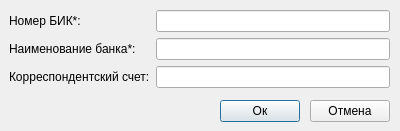
<?xml version="1.0" encoding="UTF-8"?>
<ui version="4.0">
 <class>addBank</class>
 <widget class="QDialog" name="addBank">
  <property name="geometry">
   <rect>
    <x>0</x>
    <y>0</y>
    <width>400</width>
    <height>131</height>
   </rect>
  </property>
  <property name="windowTitle">
   <string>Банк</string>
  </property>
  <property name="toolTip">
   <string/>
  </property>
  <widget class="QPushButton" name="push_Ok">
   <property name="geometry">
    <rect>
     <x>220</x>
     <y>100</y>
     <width>80</width>
     <height>22</height>
    </rect>
   </property>
   <property name="toolTip">
    <string>Банк</string>
   </property>
   <property name="text">
    <string>Ок</string>
   </property>
  </widget>
  <widget class="QPushButton" name="push_Cancel">
   <property name="geometry">
    <rect>
     <x>310</x>
     <y>100</y>
     <width>80</width>
     <height>22</height>
    </rect>
   </property>
   <property name="toolTip">
    <string>Банк</string>
   </property>
   <property name="text">
    <string>Отмена</string>
   </property>
  </widget>
  <widget class="QWidget" name="formLayoutWidget">
   <property name="geometry">
    <rect>
     <x>9</x>
     <y>10</y>
     <width>381</width>
     <height>80</height>
    </rect>
   </property>
   <layout class="QFormLayout" name="formLayout">
    <item row="0" column="0">
     <widget class="QLabel" name="label">
      <property name="text">
       <string>Номер БИК*:</string>
      </property>
     </widget>
    </item>
    <item row="1" column="0">
     <widget class="QLabel" name="label_2">
      <property name="text">
       <string>Наименование банка*:</string>
      </property>
     </widget>
    </item>
    <item row="2" column="0">
     <widget class="QLabel" name="label_3">
      <property name="text">
       <string>Корреспондентский счет:</string>
      </property>
     </widget>
    </item>
    <item row="0" column="1">
     <widget class="QLineEdit" name="line_BIK">
      <property name="maxLength">
       <number>9</number>
      </property>
     </widget>
    </item>
    <item row="1" column="1">
     <widget class="QLineEdit" name="line_Name">
      <property name="maxLength">
       <number>50</number>
      </property>
     </widget>
    </item>
    <item row="2" column="1">
     <widget class="QLineEdit" name="line_Corr">
      <property name="maxLength">
       <number>20</number>
      </property>
     </widget>
    </item>
   </layout>
  </widget>
 </widget>
 <resources/>
 <connections/>
</ui>
